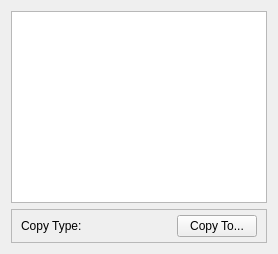
             <widget class="QWidget" name="page05_01">
              <layout class="QGridLayout" name="gridLayout_79">
               <item row="0" column="0">
                <widget class="QTreeView" name="treeViewFiles05">
                 <property name="sizePolicy">
                  <sizepolicy hsizetype="Expanding" vsizetype="Expanding">
                   <horstretch>0</horstretch>
                   <verstretch>0</verstretch>
                  </sizepolicy>
                 </property>
                </widget>
               </item>
               <item row="1" column="0">
                <widget class="QFrame" name="frame05_02">
                 <property name="frameShape">
                  <enum>QFrame::StyledPanel</enum>
                 </property>
                 <property name="frameShadow">
                  <enum>QFrame::Raised</enum>
                 </property>
                 <layout class="QHBoxLayout" name="horizontalLayout_29">
                  <property name="topMargin">
                   <number>2</number>
                  </property>
                  <property name="bottomMargin">
                   <number>2</number>
                  </property>
                  <item>
                   <widget class="QLabel" name="label_copyType05_01">
                    <property name="text">
                     <string>&lt;html&gt;&lt;head/&gt;&lt;body&gt;&lt;p&gt;Copy Type: &lt;/p&gt;&lt;/body&gt;&lt;/html&gt;</string>
                    </property>
                   </widget>
                  </item>
                  <item>
                   <widget class="QLabel" name="label_copyType05_02">
                    <property name="text">
                     <string>&lt;html&gt;&lt;head/&gt;&lt;body&gt;&lt;p&gt;&lt;br/&gt;&lt;/p&gt;&lt;/body&gt;&lt;/html&gt;</string>
                    </property>
                   </widget>
                  </item>
                  <item>
                   <spacer name="horizontalSpacer05_01">
                    <property name="orientation">
                     <enum>Qt::Horizontal</enum>
                    </property>
                    <property name="sizeHint" stdset="0">
                     <size>
                      <width>40</width>
                      <height>20</height>
                     </size>
                    </property>
                   </spacer>
                  </item>
                  <item>
                   <widget class="QPushButton" name="pushButton_copy_compare05_01">
                    <property name="text">
                     <string>Copy To...</string>
                    </property>
                   </widget>
                  </item>
                 </layout>
                </widget>
               </item>
              </layout>
             </widget>
